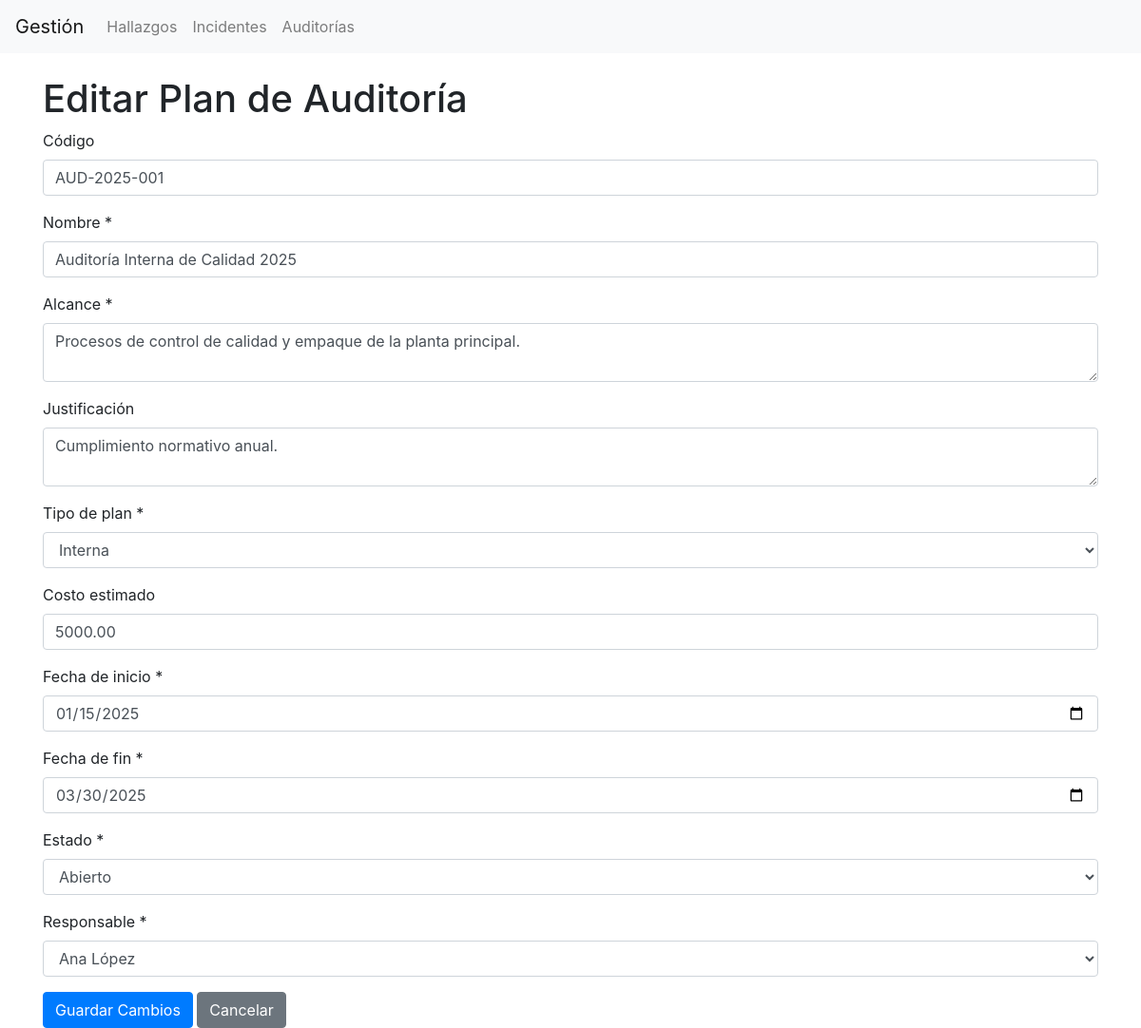
/index.php?entity=auditoria&action=edit&id=1, run on the app's committed database.
### tables this page shows
CREATE TABLE PlanAuditoria (
    id INT AUTO_INCREMENT PRIMARY KEY,           
    codigo VARCHAR(50),                          
    nombre VARCHAR(150) NOT NULL,                
    alcance TEXT NOT NULL,                       
    justificacion TEXT,                          
    tipo_plan VARCHAR(50),                        
    costo_estimado DECIMAL(12,2),                
    fecha_inicio DATE,                           
    fecha_fin DATE,                              
    id_estado INT,                               
    id_responsable INT,                          
    id_usuario_creador INT,                      
    fecha_creacion TIMESTAMP DEFAULT CURRENT_TIMESTAMP,
    FOREIGN KEY (id_estado) REFERENCES Estado(id),
    FOREIGN KEY (id_responsable) REFERENCES Usuario(id),
    FOREIGN KEY (id_usuario_creador) REFERENCES Usuario(id)
);

CREATE TABLE Estado (
    id INT AUTO_INCREMENT PRIMARY KEY,   
    nombre VARCHAR(50) NOT NULL          
);

CREATE TABLE Usuario (
    id INT AUTO_INCREMENT PRIMARY KEY,   
    nombre VARCHAR(100) NOT NULL,        
    email VARCHAR(100) NOT NULL UNIQUE,  
    fecha_registro TIMESTAMP DEFAULT CURRENT_TIMESTAMP   
);

### controllers/AuditoriaController.php (called while the page is built, shortened)
<?php
require_once 'models/PlanAuditoriaModel.php';
require_once 'models/ResultadoPruebaModel.php';
require_once 'models/EstadoModel.php';
require_once 'models/UsuarioModel.php';
class AuditoriaController {
    private $model;
    private $estadoModel;
    private $usuarioModel;
    public function __construct($pdo) {
        $this->model = new PlanAuditoriaModel($pdo);
        $this->estadoModel = new EstadoModel($pdo);
        $this->usuarioModel = new UsuarioModel($pdo);
    }
    public function edit($id) {
        $plan = $this->model->getById($id);
        $estados = $this->estadoModel->getAll();
        $usuarios = $this->usuarioModel->getAll();
        require 'views/auditoria/edit.php';
    }
}
?>

### models/PlanAuditoriaModel.php (called while the page is built, shortened)
<?php
class PlanAuditoriaModel {
    private $pdo;
    public function __construct($pdo) {
        $this->pdo = $pdo;
    }
    public function getById($id) {
        $stmt = $this->pdo->prepare("
            SELECT p.*, e.nombre as estado_nombre, r.nombre as responsable_nombre, c.nombre as creador_nombre
            FROM PlanAuditoria p
            LEFT JOIN Estado e ON p.id_estado = e.id
            LEFT JOIN Usuario r ON p.id_responsable = r.id
            LEFT JOIN Usuario c ON p.id_usuario_creador = c.id
            WHERE p.id = ?
        ");
        $stmt->execute([$id]);
        return $stmt->fetch(PDO::FETCH_ASSOC);
    }
}
?>

### models/EstadoModel.php (called while the page is built, shortened)
<?php
class EstadoModel {
    private $pdo;
    public function __construct($pdo) {
        $this->pdo = $pdo;
    }
    public function getAll() {
        $stmt = $this->pdo->query("SELECT * FROM Estado");
        return $stmt->fetchAll(PDO::FETCH_ASSOC);
    }
}

### models/UsuarioModel.php (called while the page is built, shortened)
<?php
class UsuarioModel {
    private $pdo;
    public function __construct($pdo) {
        $this->pdo = $pdo;
    }
    public function getAll() {
        $stmt = $this->pdo->query("SELECT * FROM Usuario");
        return $stmt->fetchAll(PDO::FETCH_ASSOC);
    }
}

### views/auditoria/edit.php (the view, shortened to what this page needs)
<!DOCTYPE html>
<html lang="es">
<head>
    <link rel="stylesheet" href="https://cdn.jsdelivr.net/npm/bootstrap@4.5.2/dist/css/bootstrap.min.css">
</head>
<body>
<?php include 'views/layout/header.php'; ?>
<div class="container mt-4">
    <h1>Editar Plan de Auditoría</h1>
    <form action="index.php?entity=auditoria&action=edit&id=<?= $plan['id'] ?>" method="POST">
        <div class="form-group">
            <label for="codigo">Código</label>
            <input type="text" class="form-control" id="codigo" name="codigo" value="<?= $plan['codigo'] ?>">
        </div>
        <div class="form-group">
            <label for="nombre">Nombre *</label>
            <input type="text" class="form-control" id="nombre" name="nombre" value="<?= $plan['nombre'] ?>" required>
        </div>
        <div class="form-group">
            <label for="alcance">Alcance *</label>
            <textarea class="form-control" id="alcance" name="alcance" required><?= $plan['alcance'] ?></textarea>
        </div>
        <div class="form-group">
            <label for="justificacion">Justificación</label>
            <textarea class="form-control" id="justificacion" name="justificacion"><?= $plan['justificacion'] ?></textarea>
        </div>
        <div class="form-group">
            <label for="tipo_plan">Tipo de plan *</label>
            <select class="form-control" id="tipo_plan" name="tipo_plan" required>
                <option value="Interna" <?= ($plan['tipo_plan'] == 'Interna') ? 'selected' : '' ?>>Interna</option>
            </select>
        </div>
        <div class="form-group">
            <label for="costo_estimado">Costo estimado</label>
            <input type="number" step="0.01" class="form-control" id="costo_estimado" name="costo_estimado" value="<?= $plan['costo_estimado'] ?>">
        </div>
        <div class="form-group">
            <label for="fecha_inicio">Fecha de inicio *</label>
            <input type="date" class="form-control" id="fecha_inicio" name="fecha_inicio" value="<?= $plan['fecha_inicio'] ?>" required>
        </div>
        <div class="form-group">
            <label for="fecha_fin">Fecha de fin *</label>
            <input type="date" class="form-control" id="fecha_fin" name="fecha_fin" value="<?= $plan['fecha_fin'] ?>" required>
        </div>
        <div class="form-group">
            <label for="id_estado">Estado *</label>
            <select class="form-control" id="id_estado" name="id_estado" required>
                <?php foreach ($estados as $estado): ?>
                    <option value="<?= $estado['id'] ?>" <?= ($estado['id'] == $plan['id_estado']) ? 'selected' : '' ?>>
                        <?= $estado['nombre'] ?>
                    </option>
                <?php endforeach; ?>
            </select>
        </div>
        <div class="form-group">
            <label for="id_responsable">Responsable *</label>
            <select class="form-control" id="id_responsable" name="id_responsable" required>
                <?php foreach ($usuarios as $usuario): ?>
                    <option value="<?= $usuario['id'] ?>" <?= ($usuario['id'] == $plan['id_responsable']) ? 'selected' : '' ?>>
                        <?= $usuario['nombre'] ?>
                    </option>
                <?php endforeach; ?>
            </select>
        </div>
        <button type="submit" class="btn btn-primary">Guardar Cambios</button>
        <a href="index.php?entity=auditoria&action=index" class="btn btn-secondary">Cancelar</a>
    </form>
</div>
</body>
</html>

### data on the page
planauditoria: codigo "AUD-2025-001", nombre "Auditoría Interna de Calidad 2025", alcance "Procesos de control de calidad y empaque de la planta principal.", justificacion "Cumplimiento normativo anual.", tipo_plan "Interna", costo_estimado "5000.00", fecha_inicio "01/15/2025", fecha_fin "03/30/2025", id_estado "Abierto", id_responsable "Ana López"
